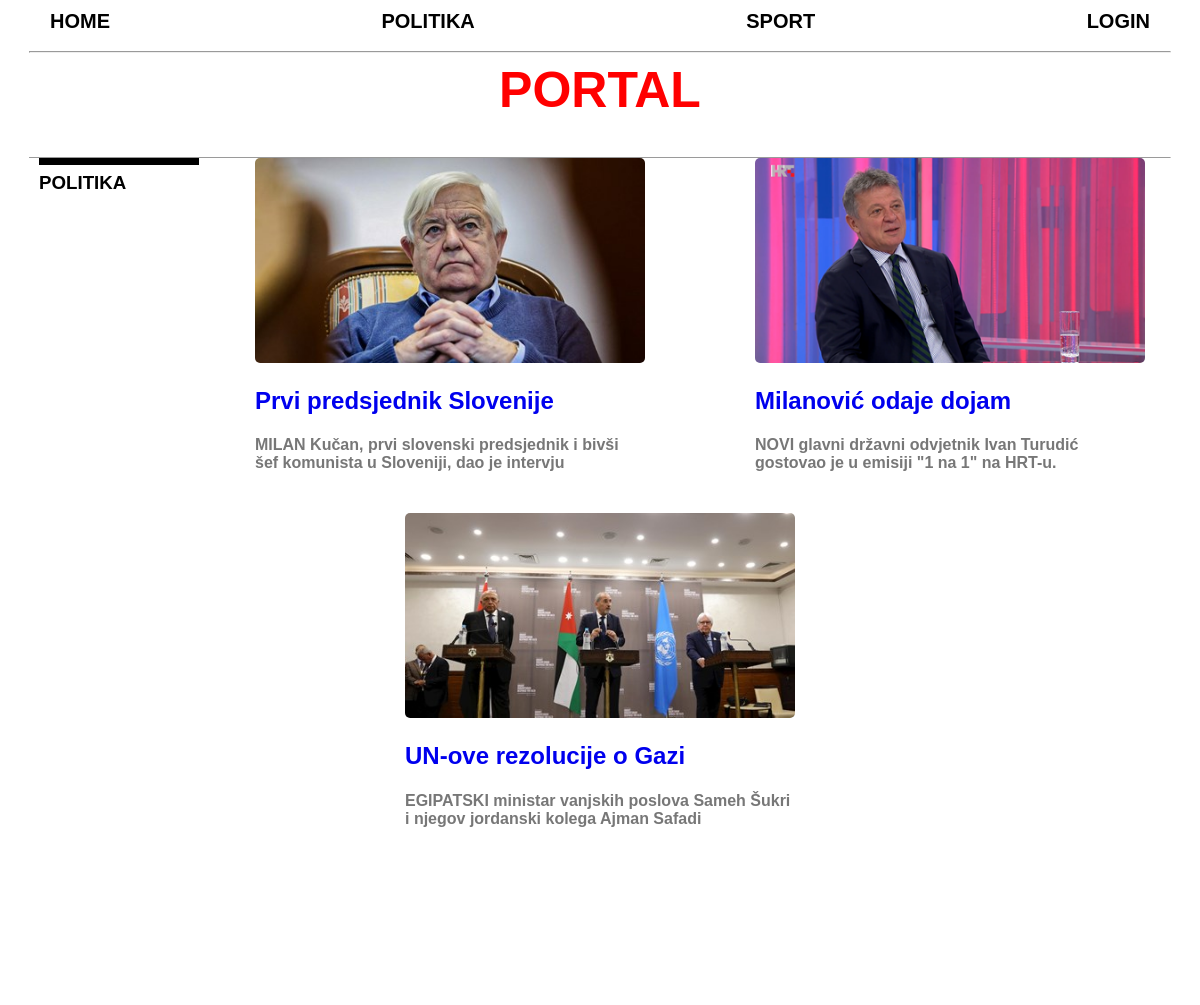
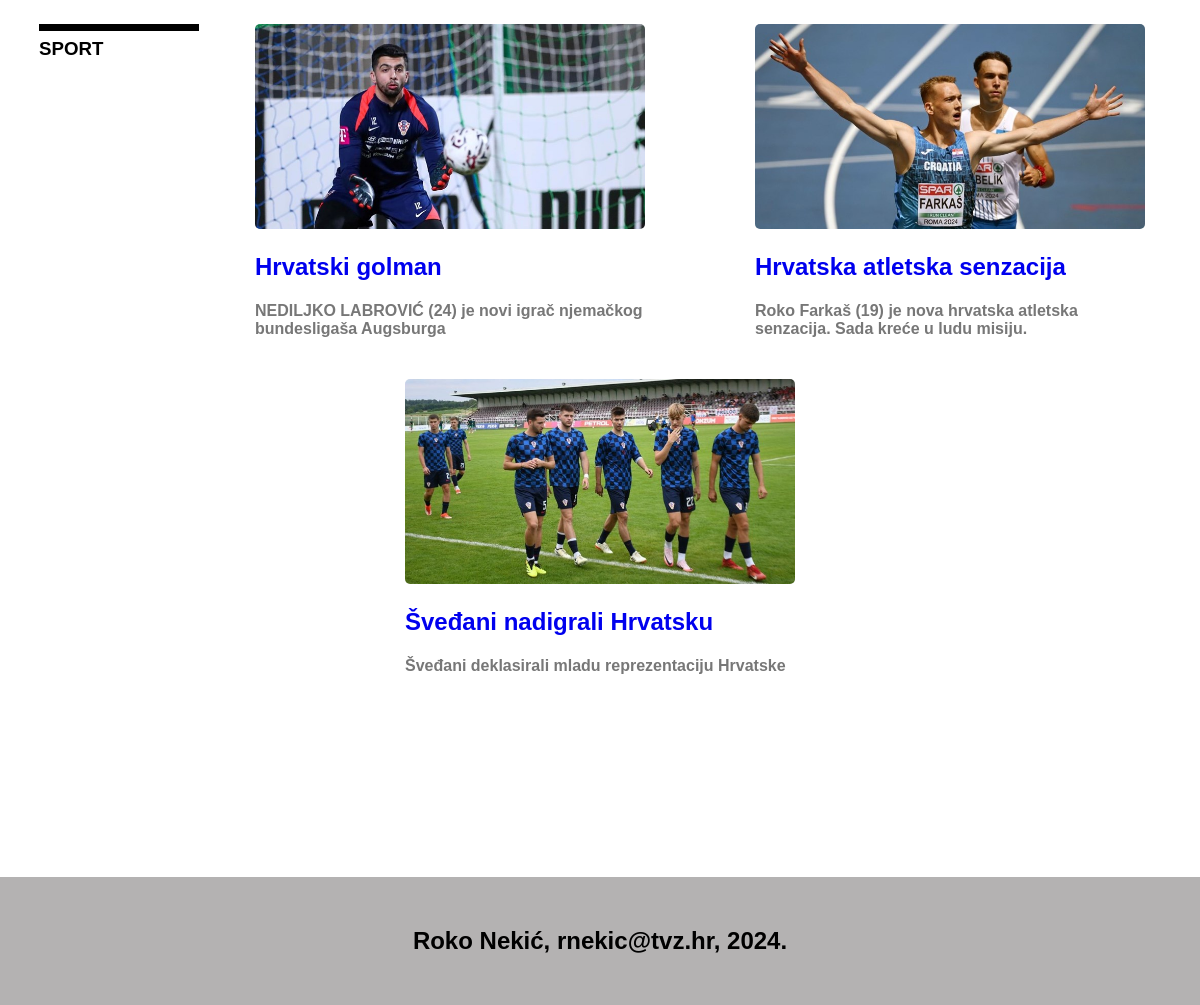
Page /projekt.php on the committed database (2 pictures, top to bottom).
### tables this page shows
CREATE TABLE `unos` (
  `id` int(11) NOT NULL,
  `datum` varchar(32) NOT NULL,
  `naslov` varchar(64) NOT NULL,
  `sazetak` text NOT NULL,
  `tekst` text NOT NULL,
  `slika` varchar(64) NOT NULL,
  `kategorija` varchar(64) NOT NULL,
  `arhiva` tinyint(1) NOT NULL
);

### projekt.php (the view, shortened to what this page needs)
<!DOCTYPE html>
<html lang="en">
<head>
    <link rel="stylesheet" href="style.css">
</head>
<body>
<?php
include 'connect.php';
if (isset($_SESSION['username']) && $_SESSION['level'] == 1) {
    ?>
    <header>
        <nav class="navigacija">
            <ul>
                <li><a href="projekt.php">HOME</a></li>
                <li><a href="kategorija.php?kategorija=politika">POLITIKA</a></li>
                <li><a href="kategorija.php?kategorija=sport">SPORT</a></li>
                <li><a href="unos.html">UNOS</a></li>
                <li><a href="administracija.php">ADMINISTRACIJA</a></li>
                <li><a href="odjava.php">ODJAVA</a></li>
            </ul>
        </nav>
        <hr>
        <h1 class="imeportala">PORTAL</h1>
        <div class="crta">
            <hr>
        </div>
    </header>
    <?php
} else {
    ?>
    <header>
        <nav class="navigacija">
            <ul>
                <li><a href="projekt.php">HOME</a></li>
                <li><a href="kategorija.php?kategorija=politika">POLITIKA</a></li>
                <li><a href="kategorija.php?kategorija=sport">SPORT</a></li>
                <li><a href="login.php">LOGIN</a></li>
            </ul>
        </nav>
        <hr>
        <h1 class="imeportala">PORTAL</h1>
        <div class="crta">
        </div>
    </header>
    <?php
}
?>
<section class="prvi">
<?php
$query = "SELECT * FROM unos WHERE arhiva=0 AND kategorija='politika' LIMIT 3";
$result = mysqli_query($dbc, $query);
echo'<aside>
<hr>
<h3 class="sastrane"> POLITIKA </h4> </aside>';
while($row = mysqli_fetch_array($result)) {
echo '<article class="artikl">';
echo '<a href="clanak.php?id='.$row['id'].'">';
echo'<img src="'.uploads.$row['slika'].'" alt="" width="100%" height="205px">';
echo '</a>';
echo '<h2 class="title">';
echo '<a href="clanak.php?id='.$row['id'].'">';
echo $row['naslov'];
echo '</a>';
echo '<h4 class="">';
echo $row['sazetak'];
echo '</h4>';
echo '</article>';
}?>
</section>
    <section class="prvi">
    <?php
    $query = "SELECT * FROM unos WHERE arhiva=0 AND kategorija='sport' LIMIT 3";
    $result = mysqli_query($dbc, $query);
    echo'<aside>
    <hr>
    <h3 class="sastrane"> SPORT </h4> </aside>';
    while($row = mysqli_fetch_array($result)) {
    echo '<article class="artikl">';
    echo '<a href="clanak.php?id='.$row['id'].'">';
    echo'
    <img src="'.uploads.$row['slika'].'" alt="" width="100%" height="205px">';
    echo '</a>';
    echo '<h2 class="title">';
    echo '<a href="clanak.php?id='.$row['id'].'">';
    echo $row['naslov'];
    echo '</a>';
    echo '<h4 class="">';
    echo $row['sazetak'];
    echo '</h4>';
    echo '</article>';
    }?>
    </section>
    <footer>
        <div>
            <h2> Roko Nekić, rnekic@tvz.hr, 2024.</h2>
        </div>
    </footer>
</body>
</html>

### style.css (style rules this page uses)
body { margin: 0 auto; padding: 0; background-color: rgb(226, 226, 226); max-width: 1600px; font-family:'Trebuchet MS', 'Lucida Sans Unicode', 'Lucida Grande', 'Lucida Sans', Arial, sans-serif; height: 100%; }
header { margin: 0 auto; max-width: 100%; padding: 0%; background-color: white; }
section { max-width: 100%; margin: 0 auto; background-color: white; }
.navigacija { margin: 0 auto; }
.navigacija ul { max-width: 100%; display: flex; justify-content: space-between; flex-wrap: wrap; align-items: center; overflow: hidden; list-style: none; padding: 0; margin: 0; }
.navigacija li { display: inline-block; padding: 0 30px 0 30px; }
.navigacija a { color: black; text-decoration: none; font-size: 20px; font-weight: bold; display: block; padding: 10px 20px; }
header hr { max-width: 95%; }
.crta { margin: 0 auto; padding: 0px; height: 1px; }
.imeportala { margin: auto; font-size:50px; color: red; text-align: center; padding-bottom:30px; }
.prvi { display: flex; flex-wrap: wrap; margin: 0 auto; max-width: 100%; padding-bottom: 160px; height: 100%; }
.prvi aside { padding-bottom: 20px; display: block; width: 200px; max-width: 100%; }
.sastrane { margin: 0 auto; margin-top: 7px; padding-left: 39px; }
.prvi hr { margin: 0 auto; margin-left: 39px; justify-content: right; width: 130px; height: 7px; max-width: 75%; padding-left: 30px; border: none; color: black; background-color: black; }
.prvi article { margin: 0 auto; width: 390px; max-width: 100%; padding-bottom: 20px; }
img { border-radius: 5px; }
.prvi h4 { color: rgb(119, 119, 119); }
.prvi a { text-decoration: none; }
footer { display: flex; justify-content: center; width: 100%; margin-top: 0 auto; padding-top: 30px; padding-bottom: 30px; background-color: rgb(180, 178, 178); }

### rows in the picture
unos: slika (picture), naslov "Prvi predsjednik Slovenije", sazetak "MILAN Kučan, prvi slovenski predsjednik i bivši šef komunista u Sloveniji, dao je intervju"
unos: slika (picture), naslov "Milanović odaje dojam", sazetak "NOVI glavni državni odvjetnik Ivan Turudić gostovao je u emisiji \"1 na 1\" na HRT-u."
unos: slika (picture), naslov "UN-ove rezolucije o Gazi", sazetak "EGIPATSKI ministar vanjskih poslova Sameh Šukri i njegov jordanski kolega Ajman Safadi"
unos: slika (picture), naslov "Hrvatski golman", sazetak "NEDILJKO LABROVIĆ (24) je novi igrač njemačkog bundesligaša Augsburga"
unos: slika (picture), naslov "Hrvatska atletska senzacija", sazetak "Roko Farkaš (19) je nova hrvatska atletska senzacija. Sada kreće u ludu misiju."
unos: slika (picture), naslov "Šveđani nadigrali Hrvatsku", sazetak "Šveđani deklasirali mladu reprezentaciju Hrvatske"
